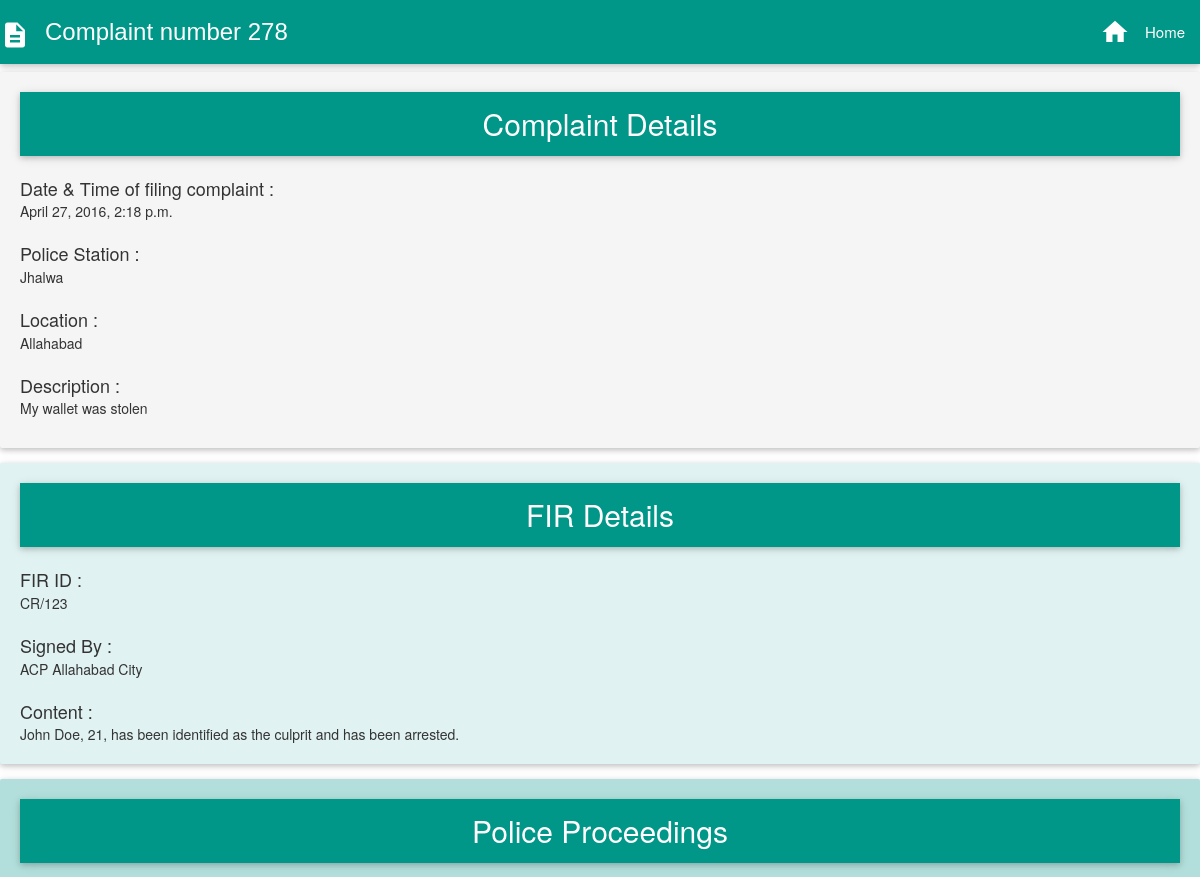
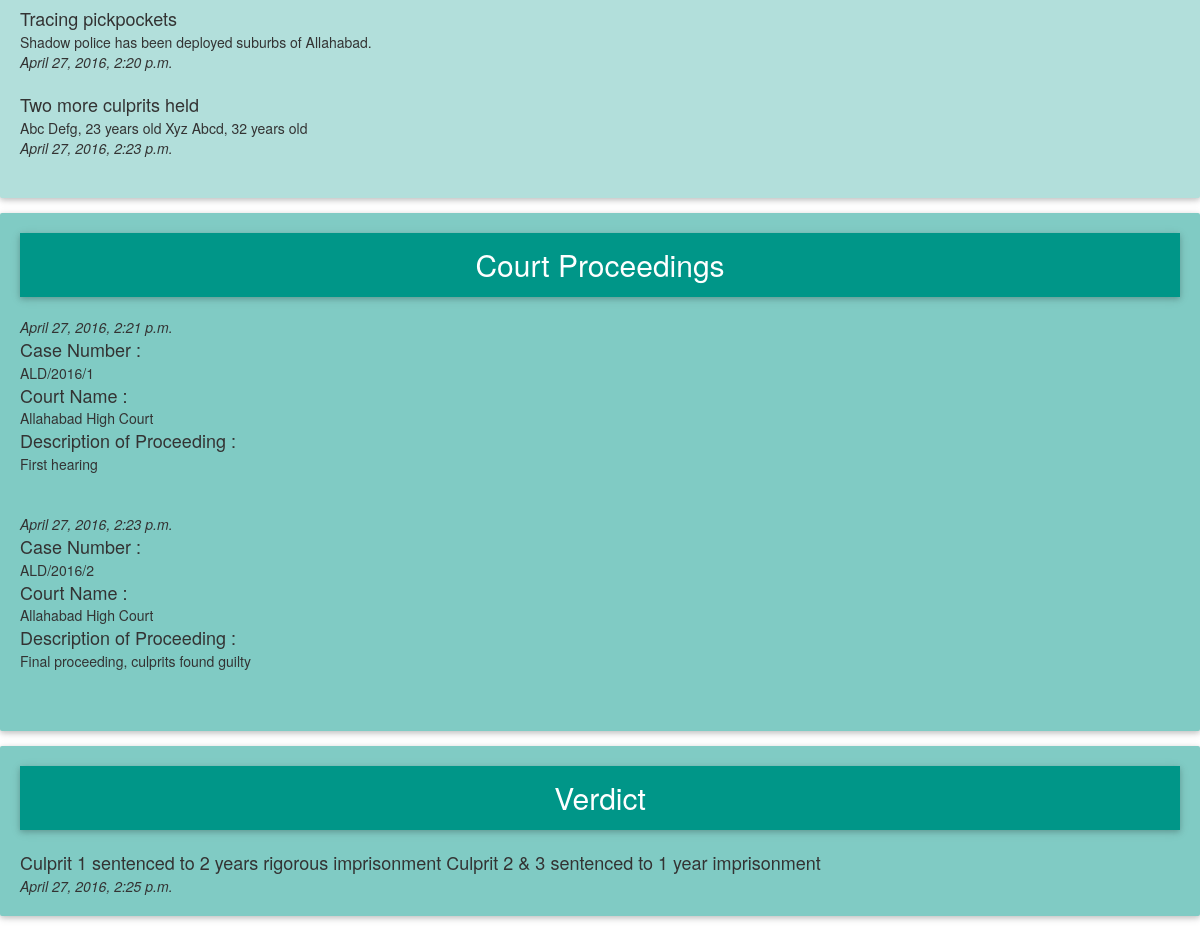
The page /crimefiles/278/ (signed in) on the database its author committed (2 pictures, top to bottom).
### crimefiles/models.py (models this page shows, shortened)
class Complaint(models.Model):
	complaintid= models.AutoField(primary_key=True)
	dateofcomplaint=models.DateTimeField(auto_now=False, auto_now_add=True)
	content = models.TextField()
	policestation= models.CharField(max_length=120)
	location=models.TextField()
	user=models.CharField(max_length=120,default="Annonymous")
	complaintregistered="Complaint Registered"
	firfiled="FIR Filed"
	caseopen="Case Open"
	caseclosed="Case Closed"
	status_choice=(
		(complaintregistered,"Complaint Registered"),
		(firfiled,"FIR Filed"),
		(caseopen,"Case Open"),
		(caseclosed,"Case Closed"),
		)
	status=models.CharField(max_length=15,choices=status_choice,default=complaintregistered)

class Fir(models.Model):
	firid=models.CharField(max_length=10,primary_key=True)
	complaintid=models.ForeignKey(Complaint,default=None)
	signedby= models.CharField(max_length=20)
	content=models.TextField(default="First Information Report not yet submitted")

class CopStatus(models.Model):
	title=models.CharField(max_length=100)
	description=models.TextField()
	complaintid=models.ForeignKey(Complaint,default=None)
	dateofregister=models.DateTimeField(auto_now=False, auto_now_add=True)

class CaseStatus(models.Model):
	casenumber = models.CharField(max_length=10,primary_key=True)
	description=models.TextField()
	courtname= models.CharField(max_length=200)
	dateofregister=models.DateTimeField(auto_now=False, auto_now_add=True)
	complaintid=models.ForeignKey(Complaint,default=None)

class CaseClose(models.Model):
	verdict=models.CharField(max_length=100)
	description=models.TextField()
	complaintid=models.ForeignKey(Complaint,default=None)
	dateofregister=models.DateTimeField(auto_now=False, auto_now_add=True)

### crimefiles/views.py (the view)
def complaint_detail(request,id=None):
	instance=get_object_or_404(Complaint,complaintid=id)
	if not (request.user.groups.filter(name="Court").exists() or request.user.groups.filter(name="Police").exists()):
		if not request.user.username==instance.user:
			raise Http404
	title2="FIR"
	try:
		instance2=Fir.objects.get(complaintid=id)
	except ObjectDoesNotExist:
		instance2=None
	instance3=CopStatus.objects.filter(complaintid=id)
	instance4=CaseStatus.objects.filter(complaintid=id)
	instance5=CaseClose.objects.filter(complaintid=id)
	title3="Police proceeding"
	title4="Case proceeding"
	is_compainant = request.user.groups.filter(name='citizen').exists()
	is_cop=request.user.groups.filter(name='Police').exists()
	is_court=request.user.groups.filter(name='Court').exists()
	context={
	"title":instance.complaintid,
	"title2":title2,
	"title3":title3,
	"title4":title4,
	"instance":instance,
	"instance2":instance2,
	"instance3":instance3,
	"instance4":instance4,
	"instance5":instance5,
	"is_compainant":is_compainant,
	"is_court":is_court,
	"is_cop":is_cop,
	}
	return render(request,"complaint_detail.html",context)

### templates/complaint_detail.html (shortened to what this page needs)
{%extends "base.html"%}
{%block content%}
<nav class="teal">
  <div class="nav-wrapper">
  <div class="brand-logo" style="font-family: 'Lucida Grande', Helvetica, Arial, sans-serif; font-size: 18pt;"><i class="material-icons left" style="margin-top: .1em;">description</i>Complaint number {{title}}</div>
    <ul id="nav-mobile" class="right hide-on-med-and-down">
      <li><a href="/crimefiles/"><i class="material-icons left">home</i>Home</a></li>
    </ul>
  </div>
</nav>
<div class="card-panel hoverable grey lighten-4">
<nav>
     <div class="nav-wrapper teal center">
       <div style="font-size:30px;">Complaint Details</div>
  </div>
   </nav><br/>
    <div style="font-size:18px;">Date & Time of filing complaint :</div> {{instance.dateofcomplaint}}<br/><br/>
    <div style="font-size:18px;">Police Station :</div>{{instance.policestation}}</br><br/>
    <div style="font-size:18px;">Location : </div>{{instance.location}}</br><br/>
     <div style="font-size:18px;">Description : </div>{{instance.content|linebreaks}}
</div>
{%if instance2%}
<div class="card-panel hoverable teal lighten-5">
<nav>
     <div class="nav-wrapper teal center">
       <div style="font-size:30px;">FIR Details</div>
  </div>
   </nav><br/>
<div style="font-size:18px;">FIR ID :</div>{{instance2.firid}}<br/><br/>
<div style="font-size:18px;">Signed By :</div>{{instance2.signedby}}</br><br/>
<div style="font-size:18px;">Content :</div>{{instance2.content}}
</div>
{% endif %}
{%if instance3%}
<div class="card-panel hoverable teal lighten-4">
  <nav>
     <div class="nav-wrapper teal center">
       <div style="font-size:30px;">Police Proceedings</div>
  </div>
   </nav><br/>
{%for object in instance3%}
<div style="font-size:18px;">{{object.title}}</div>{{object.description}}<br/><i>{{object.dateofregister}}</i><br/><br/>
{%endfor%}
</div>
{% endif %}
{%if instance4%}
<div class="card-panel hoverable teal lighten-3">
  <nav>
     <div class="nav-wrapper teal center">
       <div style="font-size:30px;">Court Proceedings</div>
  </div>
   </nav><br/>
{%for obj in instance4%}
<i>{{obj.dateofregister}}</i>
<div style="font-size:18px;">Case Number :</div>{{obj.casenumber}}</br>
<div style="font-size:18px;">Court Name :</div>{{obj.courtname}}</br>
<div style="font-size:18px;">Description of Proceeding :</div>{{obj.description}}</br>
<br/>
<br/>
{%endfor%}
</div>
{%endif%}
{%if instance5%}
<div class="card-panel hoverable teal lighten-3">
  <nav>
     <div class="nav-wrapper teal center">
       <div style="font-size:30px;">Verdict</div>
  </div>
   </nav><br/>
{%for obj in instance5%}
<div style="font-size:18px;">{{obj.description}}</div><i>{{obj.dateofregister}}</i>
<br/>
{%endfor%}
</div>
{%endif%}
{%endblock content%}

### rows shown on the page
Complaint: dateofcomplaint "April 27, 2016, 2:18 p.m.", policestation "Jhalwa", location "Allahabad", content "My wallet was stolen"
Fir: firid "CR/123", signedby "ACP Allahabad City", content "John Doe, 21, has been identified as the culprit and has been arrested."
CopStatus: title "Tracing pickpockets", description "Shadow police has been deployed suburbs of Allahabad.", dateofregister "April 27, 2016, 2:20 p.m."
CopStatus: title "Two more culprits held", description "Abc Defg, 23 years old Xyz Abcd, 32 years old", dateofregister "April 27, 2016, 2:23 p.m."
CaseStatus: dateofregister "April 27, 2016, 2:21 p.m.", casenumber "ALD/2016/1", courtname "Allahabad High Court", description "First hearing"
CaseStatus: dateofregister "April 27, 2016, 2:23 p.m.", casenumber "ALD/2016/2", courtname "Allahabad High Court", description "Final proceeding, culprits found guilty"
CaseClose: description "Culprit 1 sentenced to 2 years rigorous imprisonment Culprit 2 & 3 sentenced to 1 year imprisonment", dateofregister "April 27, 2016, 2:25 p.m."

### other values the page prints
{{ title }} "278"
